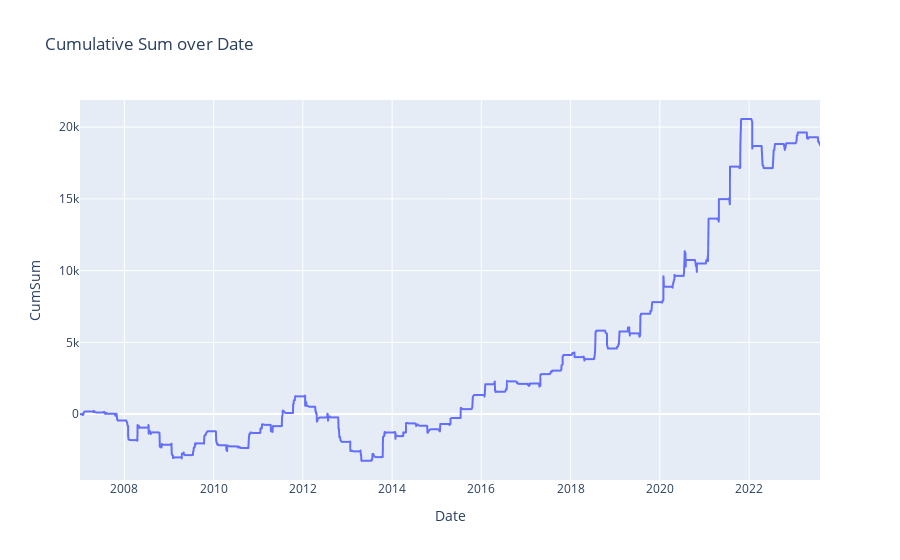

Here is the notebook cell this chart was saved with:
### Code cell
# Load the provided dataframe

# Plot using plotly.express
fig = px.line(df_chart, x='Date', y='CumSum', title='Cumulative Sum over Date')

#fig.add_trace(go.Scatter(x=df_chart_comp['Date'], y=df_chart_comp['SPY_buy_hold'], mode='lines', name='SPY_buy_hold'))

fig.show()

### Figure 1 — Plotly figure (JSON) as saved in the notebook; plotly's stock layout.template omitted (floating-point values rounded to 4 significant figures; data arrays with more than 128 entries replaced by an {"elided": "..."} marker saying what was removed)
{"data": [{"hovertemplate": "Date=%{x}<br>CumSum=%{y}<extra></extra>", "legendgroup": "", "line": {"color": "#636efa", "dash": "solid"}, "marker": {"symbol": "circle"}, "mode": "lines", "name": "", "showlegend": false, "type": "scattergl", "x": {"elided": "1066 str values"}, "xaxis": "x", "y": {"elided": "1066 int values"}, "yaxis": "y"}], "layout": {"legend": {"tracegroupgap": 0}, "title": {"text": "Cumulative Sum over Date"}, "xaxis": {"anchor": "y", "domain": [0, 1], "title": {"text": "Date"}}, "yaxis": {"anchor": "x", "domain": [0, 1], "title": {"text": "CumSum"}}}}
